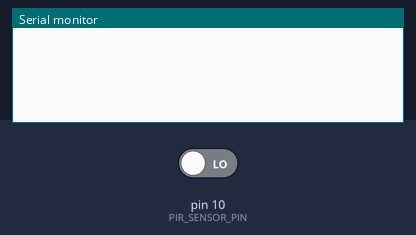
Simulated run of this program. Board: Arduino Uno, built with avr-gcc and run on an emulated ATmega328P. On the bench: the last lines printed to the serial monitor. The inputs (shaded band) are chosen by the test bench; at power-on: pin 10 (PIR_SENSOR_PIN) LOW.

Above: at 1.2 s.
1.3 s: pin 10 (PIR_SENSOR_PIN) driven HIGH
At 2.5 s:
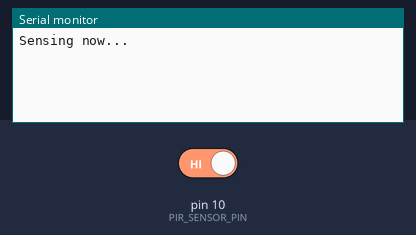
2.8 s: pin 10 (PIR_SENSOR_PIN) driven LOW
At 4.2 s:
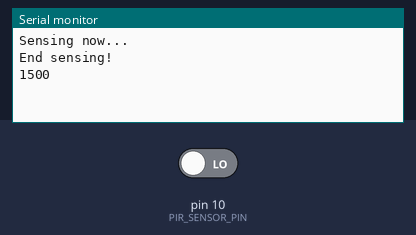

The program:

main.cpp
```cpp
#include <Arduino.h>

#define BAUD_RATE 9600
#define PIR_SENSOR_PIN 10

unsigned long calculateHighTimeMS() {

    while (digitalRead(PIR_SENSOR_PIN) == LOW);
    Serial.println("Sensing now...");
    unsigned long highTimeStartMS = millis();

    while (digitalRead(PIR_SENSOR_PIN) == HIGH);

    unsigned long highTimeEndMS = millis();
    Serial.println("End sensing!");

    return highTimeEndMS - highTimeStartMS;
}

/**
 * Will block until a high signal is detected, which length is equal or above the given one
 */
void detectBySignalLength(const unsigned long& signalLength) {
    while (calculateHighTimeMS() < signalLength);
}

void setup() {
    Serial.begin(BAUD_RATE);
    pinMode(PIR_SENSOR_PIN, INPUT);
}

void loop() {
    /*short value = digitalRead(PIR_SENSOR_PIN);

    Serial.println(value);*/

    unsigned long highTime = calculateHighTimeMS();

    if (highTime > 0) {
        Serial.println(highTime);
    }
}
```

Measured:
- after the input at 1.3 s, the serial monitor: prints a new line at once (image 1)
- after the input at 2.8 s, the serial monitor: prints a new line at once (image 2)
